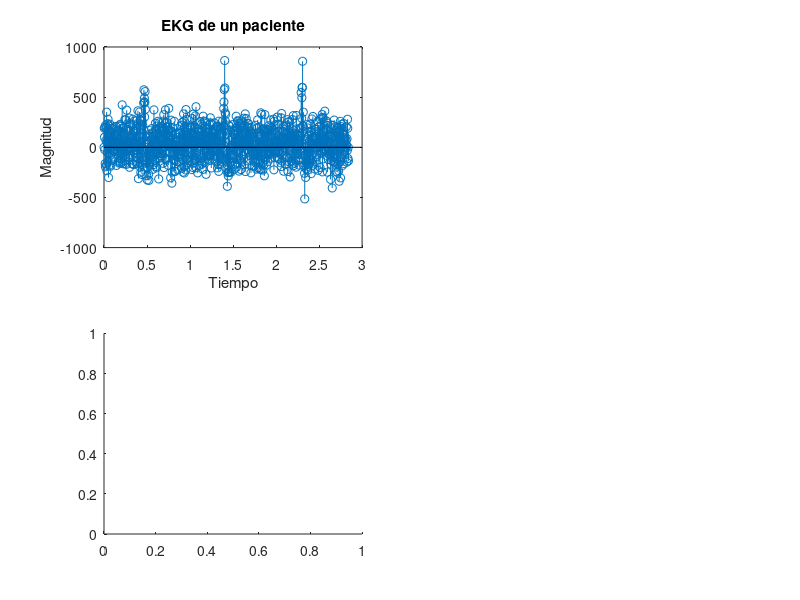

Source code (MATLAB): (Note: this script raises an error after producing the figure.)
senial = load("PDS2016_GTP04/necg.txt")';
fm = 360;
tFinal = length(senial) / fm;
t = 0 : 1/fm : (tFinal - 1/fm);

subplot(2, 2, 1)
stem(t, senial)
title("EKG de un paciente")
xlabel("Tiempo")
ylabel("Magnitud")

subplot(2, 2, 3)
plotFFT(senial, fm)
title("Espectro de Fourier de la señal")

senialFFT = fftshift(fft(senial));

N = length(senial);
dominioFrecuencial = -N/2 + 1 : N/2;
dominioFrecuencial *= fm/N;

indices = abs(dominioFrecuencial) > 40;
senialFFT(indices) = 0;
senialFFT = ifftshift(senialFFT);

senialFiltrada = ifft(senialFFT);

subplot(2, 2, 2)
stem(dominioFrecuencial, abs(fftshift(senialFFT)))
title("Espectro de magnitud de la señal filtrada")
xlabel("Frecuencia (Hz)")
ylabel("|X(f)|")
xlim([dominioFrecuencial(1) dominioFrecuencial(end)])

subplot(2, 2, 4)
stem(t, senialFiltrada)
title("Señal filtrada")
xlabel("Tiempo")
ylabel("Magnitud")

setFontSize(12)
